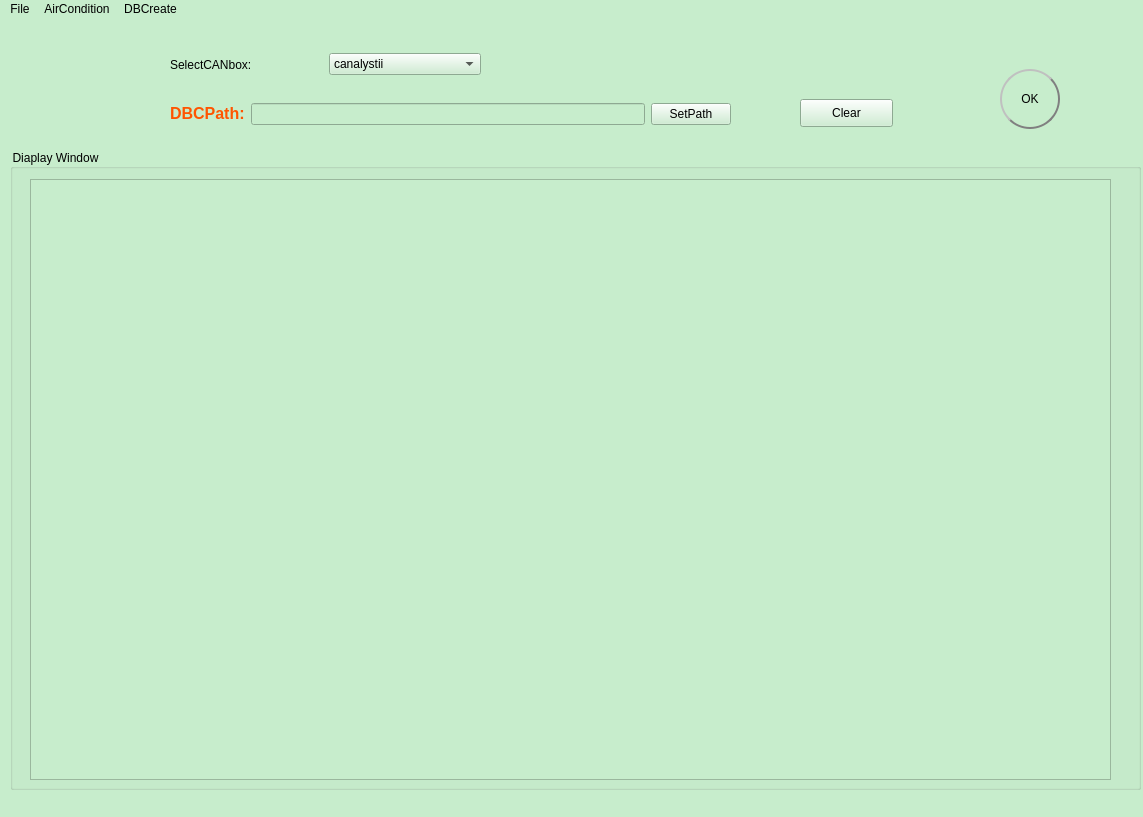
<?xml version="1.0" encoding="UTF-8"?>
<ui version="4.0">
 <class>MainWindow</class>
 <widget class="QMainWindow" name="MainWindow">
  <property name="geometry">
   <rect>
    <x>0</x>
    <y>0</y>
    <width>1143</width>
    <height>817</height>
   </rect>
  </property>
  <property name="windowTitle">
   <string>MainWindow</string>
  </property>
  <property name="styleSheet">
   <string notr="true">background-color: rgb(199, 237, 204);
</string>
  </property>
  <widget class="QWidget" name="centralwidget">
   <widget class="QPushButton" name="pushButtonOK">
    <property name="geometry">
     <rect>
      <x>1000</x>
      <y>50</y>
      <width>60</width>
      <height>60</height>
     </rect>
    </property>
    <property name="minimumSize">
     <size>
      <width>60</width>
      <height>60</height>
     </size>
    </property>
    <property name="maximumSize">
     <size>
      <width>60</width>
      <height>60</height>
     </size>
    </property>
    <property name="styleSheet">
     <string notr="true">border-radius: 30px;  border: 2px groove gray;
font: 12pt &quot;Arial&quot;;
border-style: outset;</string>
    </property>
    <property name="text">
     <string>OK</string>
    </property>
   </widget>
   <widget class="QTextBrowser" name="textBrowser">
    <property name="geometry">
     <rect>
      <x>30</x>
      <y>160</y>
      <width>1081</width>
      <height>601</height>
     </rect>
    </property>
   </widget>
   <widget class="QGroupBox" name="groupBox">
    <property name="geometry">
     <rect>
      <x>10</x>
      <y>130</y>
      <width>1131</width>
      <height>641</height>
     </rect>
    </property>
    <property name="styleSheet">
     <string notr="true">font: 12pt &quot;Arial&quot;;</string>
    </property>
    <property name="title">
     <string>Diaplay Window</string>
    </property>
   </widget>
   <widget class="QWidget" name="layoutWidget">
    <property name="geometry">
     <rect>
      <x>170</x>
      <y>20</y>
      <width>311</width>
      <height>51</height>
     </rect>
    </property>
    <layout class="QHBoxLayout" name="horizontalLayout">
     <item>
      <widget class="QLabel" name="label">
       <property name="styleSheet">
        <string notr="true">font: 12pt &quot;Arial&quot;;</string>
       </property>
       <property name="text">
        <string>SelectCANbox:</string>
       </property>
      </widget>
     </item>
     <item>
      <widget class="QComboBox" name="comboBoxSelectCANbox">
       <property name="styleSheet">
        <string notr="true">font: 12pt &quot;Arial&quot;;</string>
       </property>
       <item>
        <property name="text">
         <string>canalystii</string>
        </property>
       </item>
       <item>
        <property name="text">
         <string>neovi</string>
        </property>
       </item>
       <item>
        <property name="text">
         <string>pcan</string>
        </property>
       </item>
       <item>
        <property name="text">
         <string>kvaser</string>
        </property>
       </item>
       <item>
        <property name="text">
         <string>vector</string>
        </property>
       </item>
       <item>
        <property name="text">
         <string>usb2can</string>
        </property>
       </item>
      </widget>
     </item>
    </layout>
   </widget>
   <widget class="QWidget" name="layoutWidget_2">
    <property name="geometry">
     <rect>
      <x>170</x>
      <y>80</y>
      <width>561</width>
      <height>30</height>
     </rect>
    </property>
    <layout class="QHBoxLayout" name="horizontalLayout_2">
     <item>
      <widget class="QLabel" name="label_3">
       <property name="layoutDirection">
        <enum>Qt::RightToLeft</enum>
       </property>
       <property name="text">
        <string>&lt;html&gt;&lt;head/&gt;&lt;body&gt;&lt;p&gt;&lt;span style=&quot; font-size:12pt; font-weight:600; color:#ff5500;&quot;&gt;DBCPath:&lt;/span&gt;&lt;/p&gt;&lt;/body&gt;&lt;/html&gt;</string>
       </property>
       <property name="buddy">
        <cstring>lineEditDBC</cstring>
       </property>
      </widget>
     </item>
     <item>
      <widget class="QLineEdit" name="lineEditDBC"/>
     </item>
     <item>
      <widget class="QPushButton" name="pushButtonDBC">
       <property name="text">
        <string>SetPath</string>
       </property>
      </widget>
     </item>
    </layout>
   </widget>
   <widget class="QPushButton" name="pushButtonClear">
    <property name="geometry">
     <rect>
      <x>800</x>
      <y>80</y>
      <width>93</width>
      <height>28</height>
     </rect>
    </property>
    <property name="styleSheet">
     <string notr="true">font: 10pt &quot;Arial&quot;;</string>
    </property>
    <property name="text">
     <string>Clear</string>
    </property>
   </widget>
   <zorder>layoutWidget</zorder>
   <zorder>groupBox</zorder>
   <zorder>pushButtonOK</zorder>
   <zorder>textBrowser</zorder>
   <zorder>layoutWidget_2</zorder>
   <zorder>pushButtonClear</zorder>
  </widget>
  <widget class="QMenuBar" name="menubar">
   <property name="geometry">
    <rect>
     <x>0</x>
     <y>0</y>
     <width>1143</width>
     <height>26</height>
    </rect>
   </property>
   <widget class="QMenu" name="menuFile">
    <property name="title">
     <string>File</string>
    </property>
    <addaction name="actionClose"/>
   </widget>
   <widget class="QMenu" name="menuAirCondition">
    <property name="title">
     <string>AirCondition</string>
    </property>
    <addaction name="AirCondition"/>
   </widget>
   <widget class="QMenu" name="menuDBCreate">
    <property name="title">
     <string>DBCreate</string>
    </property>
    <addaction name="DBCreate"/>
   </widget>
   <addaction name="menuFile"/>
   <addaction name="menuAirCondition"/>
   <addaction name="menuDBCreate"/>
  </widget>
  <widget class="QStatusBar" name="statusbar"/>
  <action name="actionClose">
   <property name="text">
    <string>Close</string>
   </property>
  </action>
  <action name="AirCondition">
   <property name="text">
    <string>open</string>
   </property>
  </action>
  <action name="DBCreate">
   <property name="text">
    <string>open</string>
   </property>
  </action>
 </widget>
 <resources>
  <include location="background.qrc"/>
 </resources>
 <connections/>
</ui>
